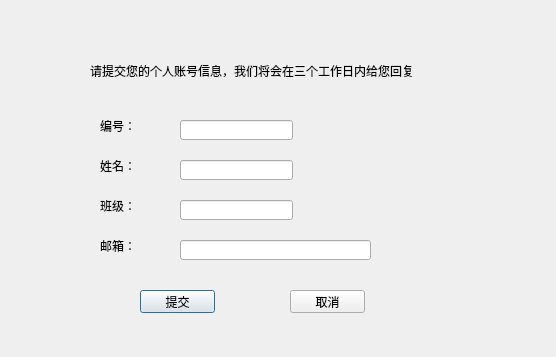
<?xml version="1.0" encoding="UTF-8"?>
<ui version="4.0">
 <class>UserAppeal</class>
 <widget class="QDialog" name="UserAppeal">
  <property name="geometry">
   <rect>
    <x>0</x>
    <y>0</y>
    <width>556</width>
    <height>357</height>
   </rect>
  </property>
  <property name="windowTitle">
   <string>UserAppeal</string>
  </property>
  <widget class="QLabel" name="label">
   <property name="geometry">
    <rect>
     <x>90</x>
     <y>50</y>
     <width>341</width>
     <height>41</height>
    </rect>
   </property>
   <property name="text">
    <string>请提交您的个人账号信息，我们将会在三个工作日内给您回复</string>
   </property>
  </widget>
  <widget class="QLabel" name="idLab">
   <property name="geometry">
    <rect>
     <x>100</x>
     <y>120</y>
     <width>54</width>
     <height>12</height>
    </rect>
   </property>
   <property name="text">
    <string>编号：</string>
   </property>
  </widget>
  <widget class="QLabel" name="nameLab">
   <property name="geometry">
    <rect>
     <x>100</x>
     <y>160</y>
     <width>54</width>
     <height>12</height>
    </rect>
   </property>
   <property name="text">
    <string>姓名：</string>
   </property>
  </widget>
  <widget class="QLabel" name="classLab">
   <property name="geometry">
    <rect>
     <x>100</x>
     <y>200</y>
     <width>54</width>
     <height>12</height>
    </rect>
   </property>
   <property name="text">
    <string>班级：</string>
   </property>
  </widget>
  <widget class="QLabel" name="emailLab">
   <property name="geometry">
    <rect>
     <x>100</x>
     <y>240</y>
     <width>54</width>
     <height>12</height>
    </rect>
   </property>
   <property name="text">
    <string>邮箱：</string>
   </property>
  </widget>
  <widget class="QLineEdit" name="idlineEdit">
   <property name="geometry">
    <rect>
     <x>180</x>
     <y>120</y>
     <width>113</width>
     <height>20</height>
    </rect>
   </property>
  </widget>
  <widget class="QLineEdit" name="namelineEdit">
   <property name="geometry">
    <rect>
     <x>180</x>
     <y>160</y>
     <width>113</width>
     <height>20</height>
    </rect>
   </property>
  </widget>
  <widget class="QLineEdit" name="classlineEdit">
   <property name="geometry">
    <rect>
     <x>180</x>
     <y>200</y>
     <width>113</width>
     <height>20</height>
    </rect>
   </property>
  </widget>
  <widget class="QLineEdit" name="emaillineEdit">
   <property name="geometry">
    <rect>
     <x>180</x>
     <y>240</y>
     <width>191</width>
     <height>20</height>
    </rect>
   </property>
  </widget>
  <widget class="QPushButton" name="pushBtn">
   <property name="geometry">
    <rect>
     <x>140</x>
     <y>290</y>
     <width>75</width>
     <height>23</height>
    </rect>
   </property>
   <property name="text">
    <string>提交</string>
   </property>
  </widget>
  <widget class="QPushButton" name="cancelBtn">
   <property name="geometry">
    <rect>
     <x>290</x>
     <y>290</y>
     <width>75</width>
     <height>23</height>
    </rect>
   </property>
   <property name="text">
    <string>取消</string>
   </property>
  </widget>
 </widget>
 <layoutdefault spacing="6" margin="11"/>
 <resources/>
 <connections>
  <connection>
   <sender>cancelBtn</sender>
   <signal>clicked()</signal>
   <receiver>UserAppeal</receiver>
   <slot>close()</slot>
   <hints>
    <hint type="sourcelabel">
     <x>326</x>
     <y>312</y>
    </hint>
    <hint type="destinationlabel">
     <x>326</x>
     <y>366</y>
    </hint>
   </hints>
  </connection>
 </connections>
</ui>
